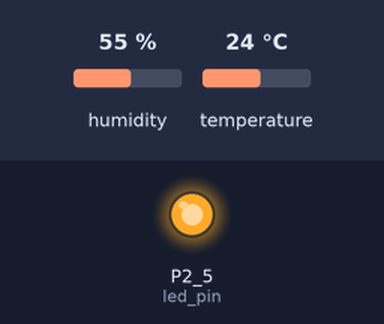
This sketch was run on a simulated TI MSP430 LaunchPad. Parts: output pins drawn as LEDs (lit = HIGH). The test bench sets the inputs (shaded band); at power-on: humidity 55 %, temperature 24 °C. No radio packets arrive unless stated.

Above: at 0.7 s.
At 3.0 s:
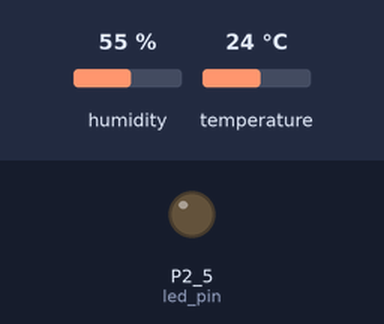
Timing chart, 0 to 5.9 s (numbered marks = the images above):
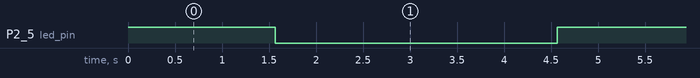

The sketch:

Transmitter-code.ino
```cpp
// importing the library
#include "VirtualWire.h"
#include "DHT.h"

#define DHTPIN 4  // data receive pin

#define DHTTYPE DHT22 // type of sensor used

const int led_pin = 13;
const int transmit_pin = 12; // pin to transmit data

struct package
{
  float temperature ;
  float humidity ;
}data; // object of struct package

DHT dht(DHTPIN, DHTTYPE); // instance of the DHT class to address the DHT sensor

void setup()
{
    // Initialise the pins and ports
    vw_set_tx_pin(transmit_pin);
    vw_setup(2000);       // Bits per sec
    pinMode(led_pin, OUTPUT);
}


void loop()
{
  digitalWrite(led_pin, HIGH); // Flash a light to show transmitting
  readSensor_data();
  vw_send((uint8_t *)&data, sizeof(data));
  vw_wait_tx(); // Wait until the whole message is gone
  digitalWrite(led_pin, LOW);
  delay(3000);
}

void readSensor_data()
{
 dht.begin();
 delay(1500);
 data.humidity = dht.readHumidity();
 data.temperature = dht.readTemperature();
}
```

Measured:
- by itself, P2_5 (led_pin): alternates HIGH for 1.6 s and LOW for 3.0 s
